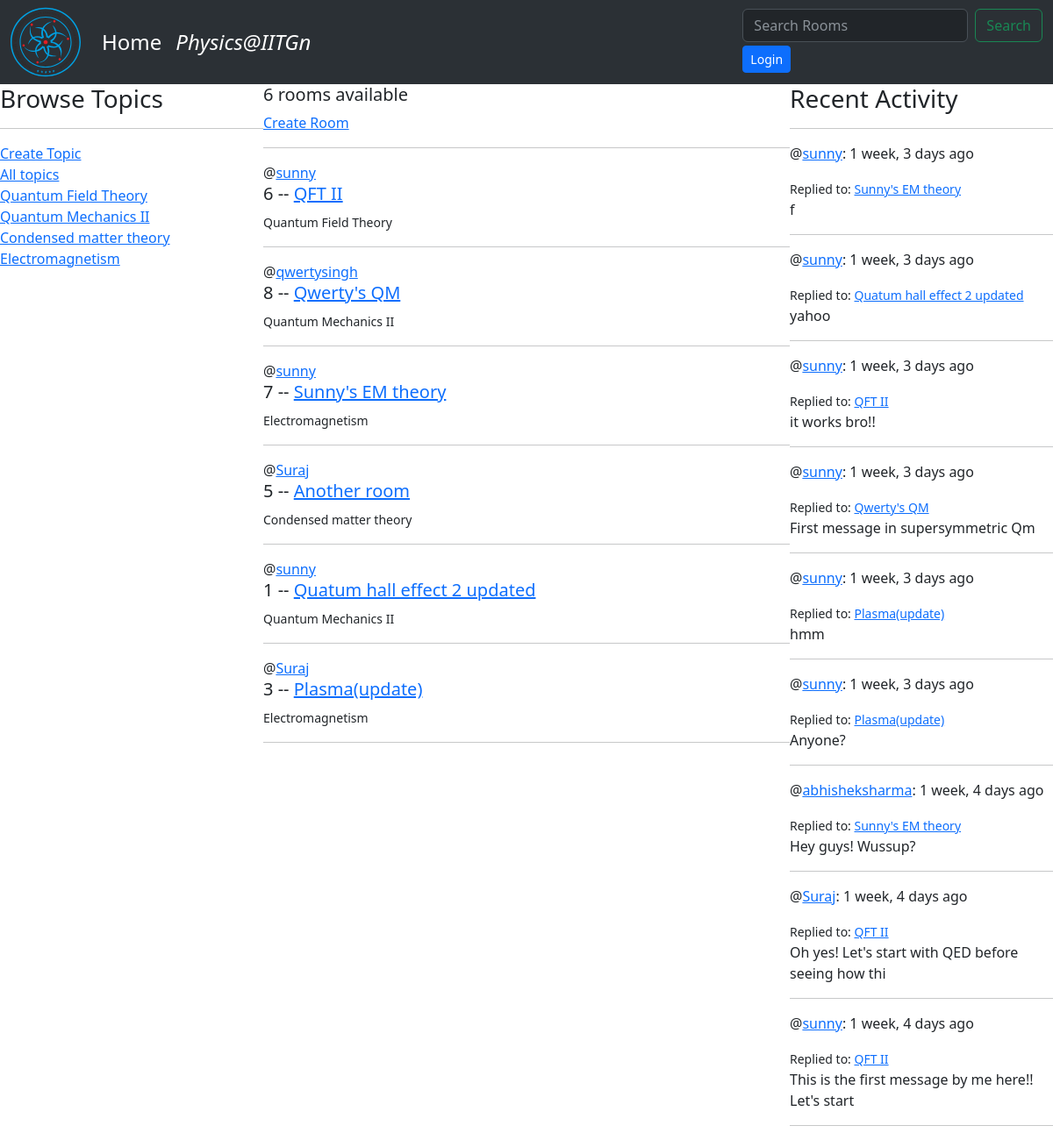
The app's page /, older data.
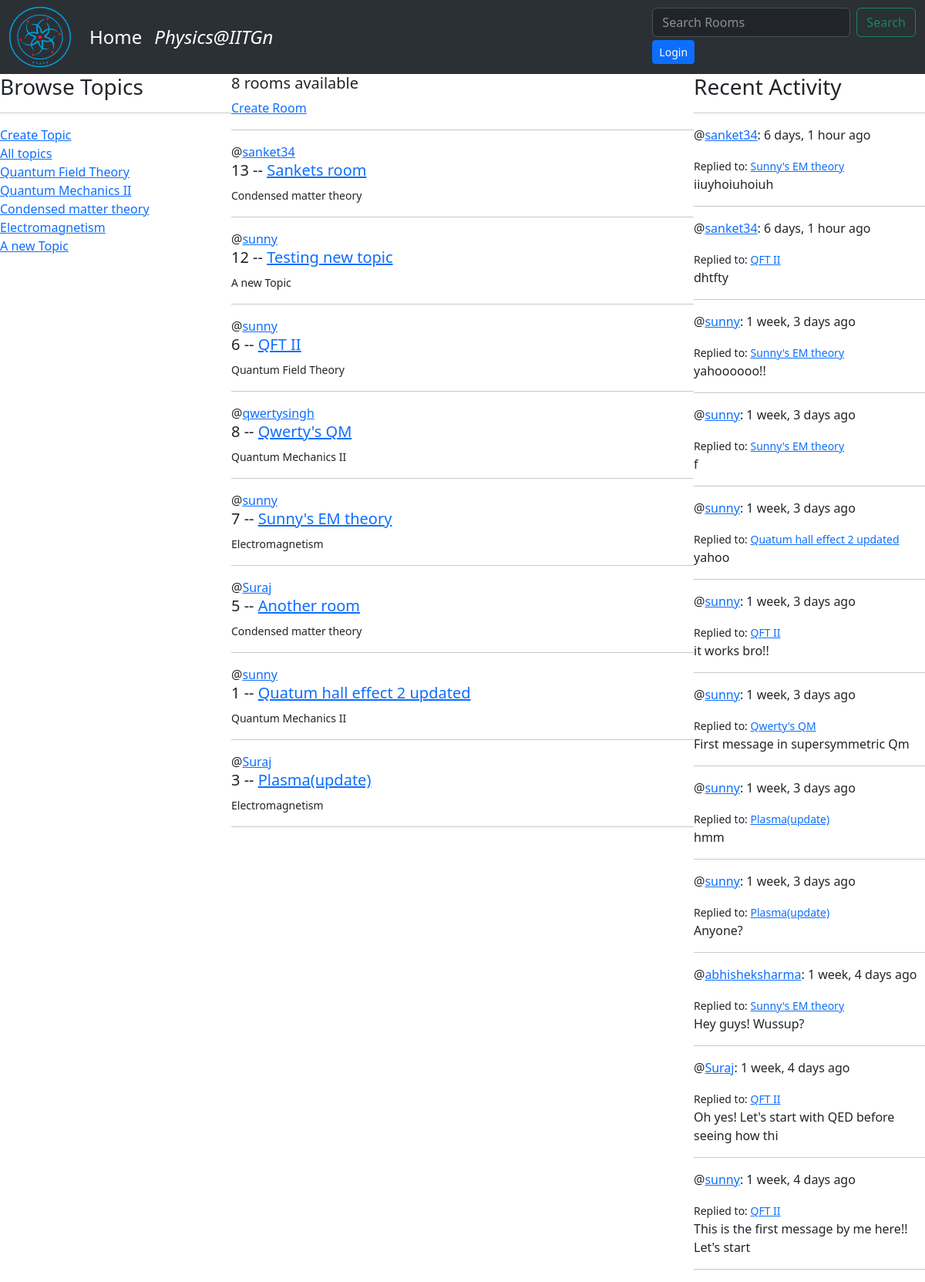
The same page, newer data.
### base/models.py (models this page shows)
class Topic(models.Model):
    name=models.CharField(max_length=200)
    def __str__(self):
        return self.name

class Room(models.Model):
    host=models.ForeignKey(User, on_delete=models.SET_NULL, null=True)
    topic=models.ForeignKey('Topic', on_delete=models.SET_NULL, null=True) #use the '' inside Topic only if topic is down in the code literally
    name=models.CharField(max_length=200)
    description=models.TextField(null=True, blank=True) #now null is allowed, by default it's false, i.e, null not allowed, Blank means form submitted can be empty
    participants=models.ManyToManyField(User, related_name='participants', blank=True)
    updated= models.DateTimeField(auto_now=True)    #takes a snapshot anytime this model.. or table was updated
    created= models.DateTimeField(auto_now_add=True)
    class Meta:
        ordering=['-updated','-created'] #it somehow makes the new rooms in ascending order
    def __str__(self):
        return self.name

class Message(models.Model):
    user=models.ForeignKey(User, on_delete=models.CASCADE)
    room=models.ForeignKey(Room, on_delete=models.CASCADE) #delete all messages in room if room is deleted # why no primary key it is refering to?
    body=models.TextField()
    updated= models.DateTimeField(auto_now=True)    #takes a snapshot anytime this model.. or table was updated
    created= models.DateTimeField(auto_now_add=True)
    def __str__(self):
        return self.body[0:50] #first 50 characters

### base/views.py (the view)
# urls.py: path('', views.home, name="home"),
def home(request):  # request object is http object which tells us the kind of request method is sent and the kind of data that is being sent as a request
    q = request.GET.get('q')
    print(request.user)
    if q != None:
        rooms = Room.objects.filter(
            Q(topic__name__icontains=q) |
            Q(name__icontains=q) |
            Q(description__icontains=q) |
            Q(host__username__icontains=q)
        )
        room_messages = Message.objects.filter(Q(room__name__icontains=q) | Q(
            room__topic__name__icontains=q) | Q(room__host__username__icontains=q)).order_by('-created')
    else:
        rooms = Room.objects.filter()
        room_messages = Message.objects.filter().order_by('-created')
    room_count = rooms.count()
    topic = Topic.objects.all()
    context = {"rooms": rooms, "topic": topic,
               "room_count": room_count, 'room_messages': room_messages}
    return render(request, 'base/home.html', context)

### base/templates/base/home.html (shortened to what this page needs)
{% extends 'main.html' %}
{% block content %}
<div class="home-container">
    <div>
        {% include 'base/topics_component.html' %}
    </div>
    <div>
        <h5>{{room_count}} rooms available</h5>
        <a href="{% url 'create-room' %}">Create Room</a>
        <hr>
        {% include 'base/feed_component.html' %}
    </div>
    {% include 'base/activity_component.html' %}
    </div>
</div>
{% endblock content %}

### base/templates/base/topics_component.html
<h3>Browse Topics</h3>
<hr />
<div>
  <a href="{% url 'create-topic' %}">Create Topic</a>
</div>
<div>
  <a href="{% url 'home' %}">All topics</a>
</div>
{% for topics in topic %}
<div>
  <a href="{% url 'home' %}?q={{topics.name}}">{{topics.name}}</a>
</div>
{% endfor %}

### base/templates/base/feed_component.html (shortened to what this page needs)
    {% for room in rooms %}
    <div>
        <span>@<a href="{% url 'user' room.host.id %}">{{room.host.username}}</a></span>
        <h5>{{room.id}} -- <a href="{% url 'room' room.id %}">{{room.name}}</a></h5>
        <small>{{room.topic.name}}</small>
        <hr>
    </div>
    {% endfor %}

### base/templates/base/activity_component.html
<div class="feed">
    <h3>Recent Activity</h3>
    <hr>
    {% for texts in room_messages %}
    <div>
        <p>@<a href="{% url 'user' texts.user.id %}">{{texts.user}}</a>: {{texts.created|timesince}} ago </p>
        <small>Replied to: <a href="{% url 'room' texts.room.id %}">{{texts.room}}</a></small>
        <p>{{texts}}</p>
        <hr>
    </div>
    {% endfor %}

Row changes from the older to the newer data that the page shows:
added Topic: name "A new Topic"
added Room: host.username "sanket34", id "13", name "Sankets room", topic.name "Condensed matter theory"
added Room: host.username "sunny", id "12", name "Testing new topic", topic.name "A new Topic"
added Message: user "sanket34", created "6 days, 1 hour", room "Sunny's EM theory", body "iiuyhoiuhoiuh"
added Message: user "sanket34", created "6 days, 1 hour", room "QFT II", body "dhtfty"
added Message: user "sunny", created "1 week, 3 days", room "Sunny's EM theory", body "yahoooooo!!"
Text that changed along with them:
{{ room_count }}: "6" → "8"
